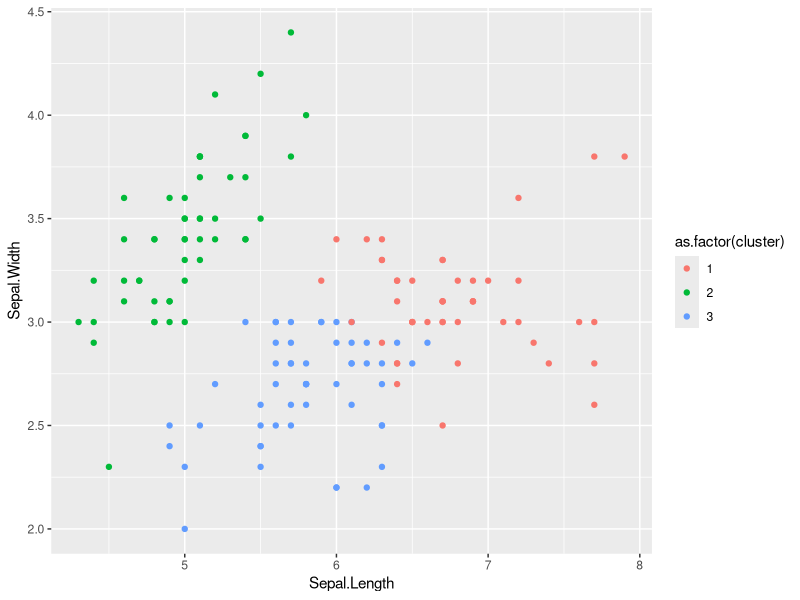
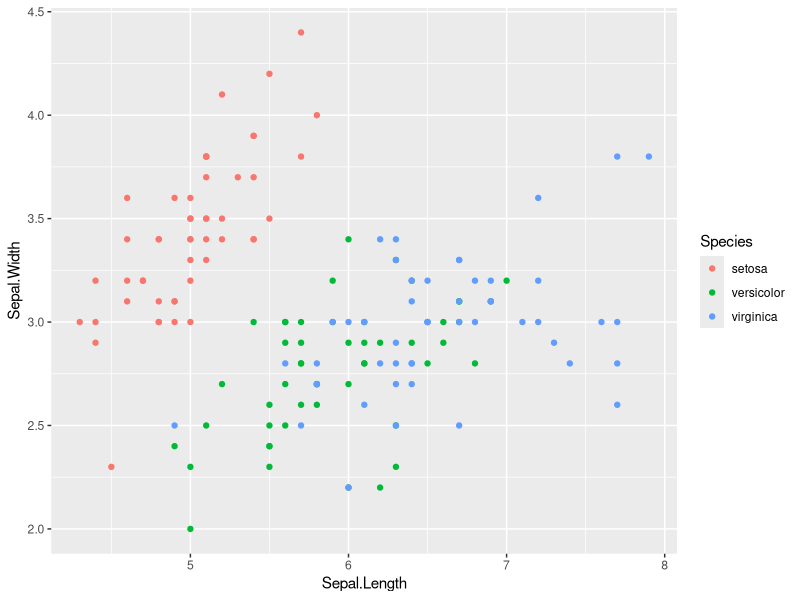
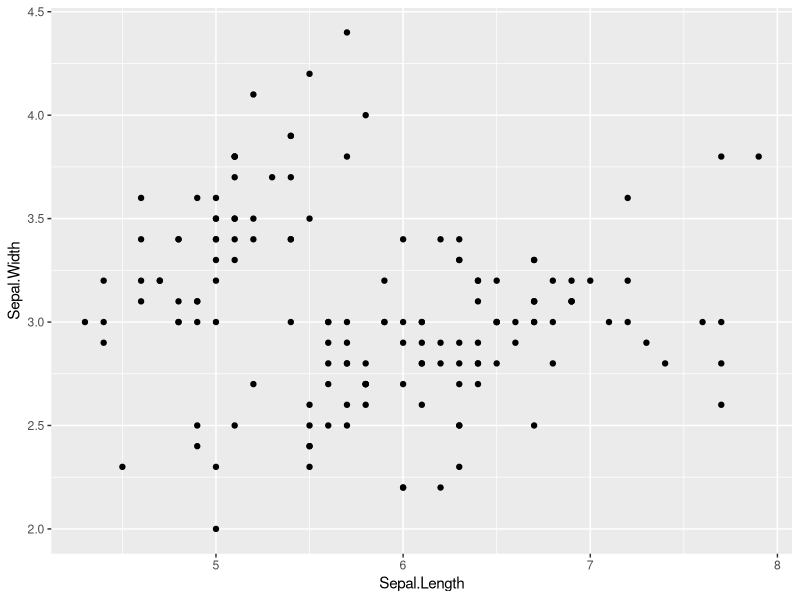
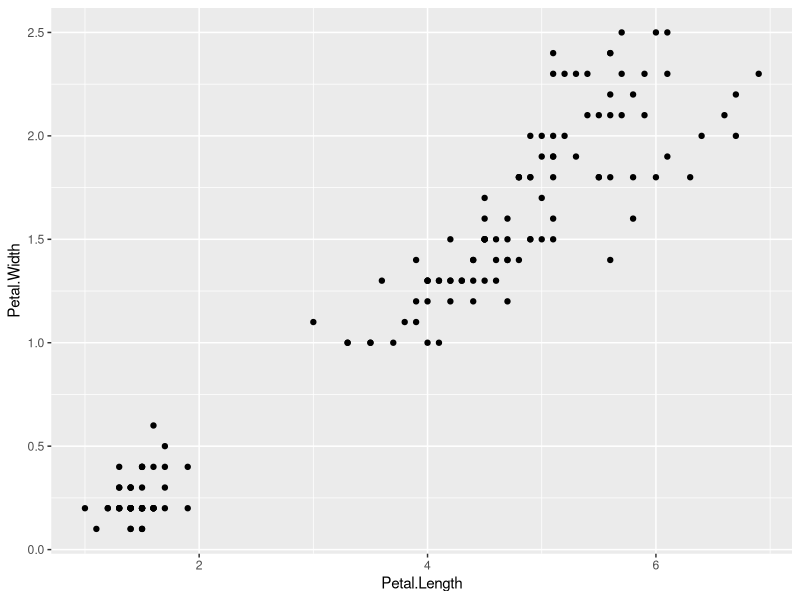

Write the R code that produced these figures, in order. (Note: this script raises an error after producing the figures.)
library(ggplot2)
library(dplyr)

## unsupervised learning: k-means clustering

# remove categoricals
iris_numerics = select(iris, -Species)
# notice how the variables are "uneven", some categories vary more than others
summary(iris_numerics)

# scales each number based on distance to the mean
iris_numerics = scale(iris_numerics)
summary(iris_numerics)

iris_clusters = kmeans(iris_numerics, centers = 3)
iris_clusters # our results

iris_clusters$cluster # vector designating a cluster for each row
iris$cluster = iris_clusters$cluster # add cluster column to original dataset
iris_numerics

ggplot(iris, aes(x = Sepal.Length, y = Sepal.Width)) + 
  geom_point(aes(color = as.factor(cluster)))

# species are actually MORE mixed than what the AI thought
ggplot(iris, aes(x = Sepal.Length, y = Sepal.Width)) + 
  geom_point(aes(color = Species))

## supervised learning
# visualizing data

ggplot(iris, aes(x = Sepal.Length, y = Sepal.Width)) +
  geom_point()
cor(iris$Sepal.Length, iris$Sepal.Width) # gives correlation
cor(iris$Petal.Length, iris$Sepal.Width)
cor(iris$Petal.Length, iris$Petal.Width) # heavily correlated, see graph
ggplot(iris, aes(x = Petal.Length, y = Petal.Width)) + 
  geom_point()

# choose features
# petal width, sepal length, sepal width

# split into training, test, and validation sets
greetings = c(rep("hello", 5),rep("goodbye", 3)) %>%
  sample(8, replace = TRUE)
greetings

irisLen = nrow(iris)

iris$label = c(rep("training", ceiling(.6*irisLen)),
               rep("test", ceiling(.2*irisLen)),
               rep("validation", ceiling(.2*irisLen))) %>%
  sample(irisLen, replace = FALSE)

head(iris)
iris

### choosing a model

irisTrain = filter(iris, label == "training")
irisTest = filter(iris, label == "test")
irisValid = filter(iris, label == "validation")

## linear model
# only uses numeric data, limited to linear relationships
# can have multiple x values (y=mx+b)



# creating the model
# to decide right order, look at the correlations (~ line 34)
# smallet p value first
#             y           =     m1  x1  +   m2  x2    +   b
irisLM = lm(Petal.Length ~ Petal.Width + Sepal.Length, data = irisTrain)
irisLM

# select out only the x values we use (petal width and sepal length)
irisLMPredictions = select(irisTest, Petal.Width, Sepal.Length) %>%
  predict(object = irisLM)
irisTestLM

# evaluate answers, add or change variables to get a more accurate picture
irisTrain$lmPred = irisLMPredictions
head(irisTrain)
